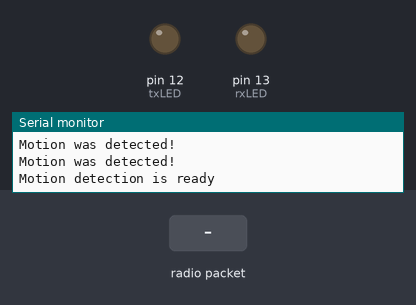
Simulated run of this sketch. Board: Arduino Uno, built with avr-gcc and run on an emulated ATmega328P. On the bench: output pins drawn as LEDs (lit = HIGH), the last lines printed to the serial monitor. Dashed ring = blinking. The inputs (shaded band) are chosen by the test bench. No radio packets arrive unless stated; pins used as bus, display or sensor lines are not drawn.

Above: at 3.5 s.
3.6 s: radio packet "1" arrives
At 3.85 s:
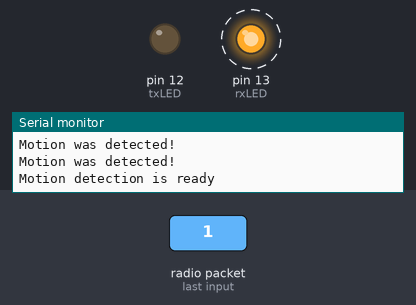
At 4.31 s:
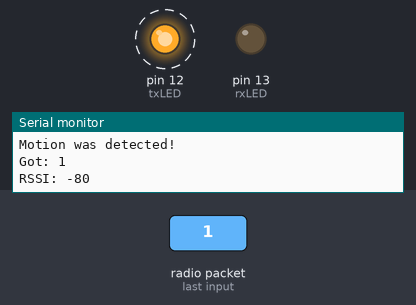
Timing chart, 0 to 6.6 s (numbered marks = the images above; inputs shaded):
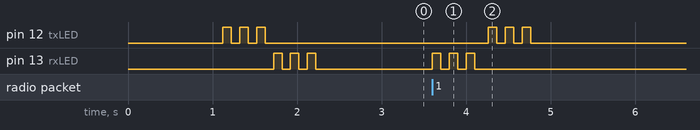

The sketch:

Motion_Rxer_W_Radio.ino
```cpp
/* Feather 32u4 Motion detector RXer
 *
 *  Proudly hand coded by: Clayton Allen
 *
 *  Future todos with this firmware include
 *
 *  [] Include method to gain battery level report from TXers
 *  [] Test methods to distinguish North South East West
 *  [] Experiment with the Long+Slow radio setting for greater range and reliability
 *  [] Add/Refine the function of panic
 *   - [] Add green LED for setup success indication
 *   - [] Develop differnt flash pattern to better debug what the radio is doing without a computer around
 *  [] Get rid of Serial Prints once deployable
 */

/* Includes */
#include <SPI.h>
#include <RH_RF95.h>

/* for feather32u4 */
#define RFM95_CS 8
#define RFM95_RST 4
#define RFM95_INT 7

/* IOs in use */
#define txLED 12
#define rxLED 13

/* Set Frequency */
#define RF95_FREQ 915.0

/* Singleton instance of the radio driver */
RH_RF95 rf95(RFM95_CS, RFM95_INT);

void setup() {
/* Radio Pin Assignments */
  pinMode(RFM95_RST, OUTPUT);
  digitalWrite(RFM95_RST, HIGH);

/* IO Pin Assignments */
  pinMode(rxLED, OUTPUT);
  pinMode(txLED, OUTPUT);

/* Serial start */
  Serial.begin(9600);delay(100);

/* Announce LoRa */
  Serial.println("Starting LoRa Radio");

/* Manual reset of LoRa */
  digitalWrite(RFM95_RST, LOW);delay(10);
  digitalWrite(RFM95_RST, HIGH);delay(10);

/* If LoRa init fails */
  while (!rf95.init()) {
    Serial.println("LoRa radio init failed");
    while (1);
  }

/* If LoRa init succeeds */
  Serial.println("LoRa radio init OK!");delay(500);

/* If LoRa frequency can't be set */
  if (!rf95.setFrequency(RF95_FREQ)) {
    Serial.println("setFrequency failed");
    while (1);
  }

/* If LoRa frequency set succeeded */
  Serial.print("Set Freq to: "); Serial.println(RF95_FREQ);

/* Set LoRa power (range = 5 to 23) */
  rf95.setTxPower(23, false);delay(500);

/* Use the panic function to show physically the init is done */
  panic(txLED);
  panic(rxLED);

/* Once setup is complete */
  Serial.println("Motion detection is ready");
}

void loop() {
/* If message becomes available */
  if (rf95.available()){
    uint8_t buf[RH_RF95_MAX_MESSAGE_LEN];
    uint8_t len = sizeof(buf);

    if (rf95.recv(buf,&len)){
      panic(rxLED);
      RH_RF95::printBuffer("Received: ", buf, len);
      Serial.print("Got: ");
      Serial.println((char *)buf);
      Serial.print("RSSI: ");
      Serial.println(rf95.lastRssi(), DEC);

/* Send the acknowlegement */
      uint8_t ackMent[]= "Good Copy";
      rf95.send(ackMent, sizeof(ackMent));
      rf95.waitPacketSent();
      panic(txLED);delay(1000);
    }
    else{
      Serial.println("Receive Failed");
    }
  }
}

void panic(int direction){
  for(int i = 0;i<3;i++){
    digitalWrite(direction,HIGH);delay(100);
    digitalWrite(direction,LOW);delay(100);
  }
  Serial.println("Motion was detected!");
}
```

Measured:
- after the input at 3.6 s, pin 12 (txLED): alternates HIGH for 0.10 s and LOW for 0.10 s, 6 changes in all, then stays LOW, starting after 0.66 s; pin 13 (rxLED): alternates HIGH for 0.10 s and LOW for 0.10 s, 6 changes in all, then stays LOW, starting at once
